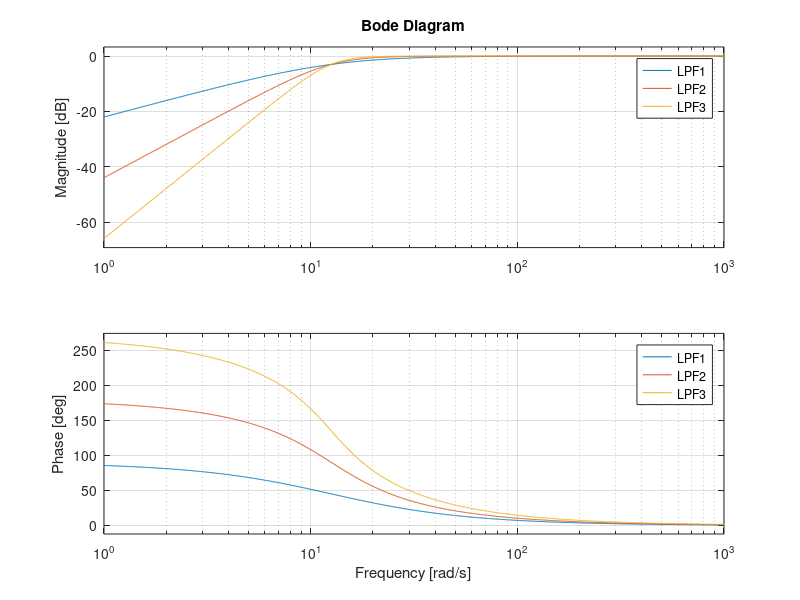
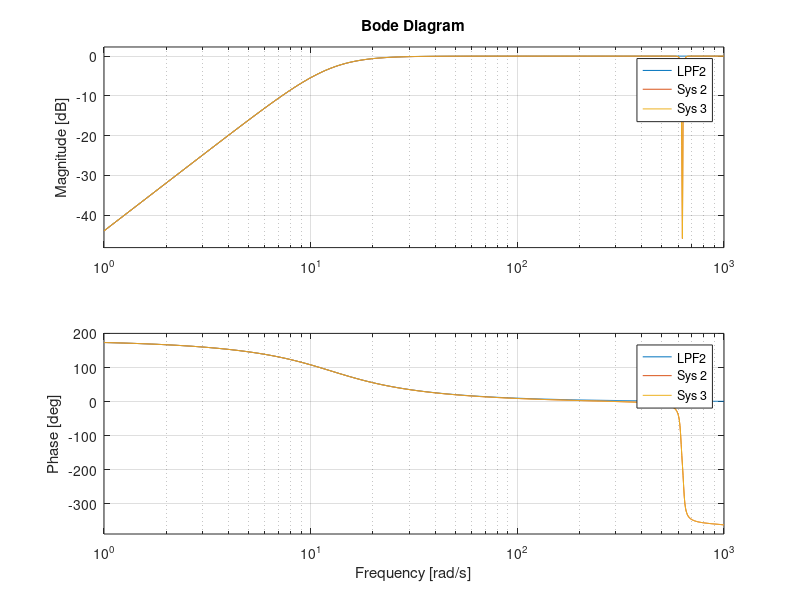

Source code (MATLAB) for these figures, in order:
close all;
clear;
clc;

% 実験データ相当
K = 10;
wn = 10;
zeta = 0.02;
sysc = tf([K*wn^2],[1,2*zeta*wn,wn^2])*tf([1],[0.3,1]);
sysc2 = tf([-K*wn^2],[1,2*zeta*wn,wn^2])*tf([1],[0.1,1]);

% HPFのカットオフ周波数
fc = 2;
wc = fc*2*pi;

% 1次のHPF
[LPF1_num,LPF1_den] = butter(1,wc,"high",'s');
LPF1 = tf(LPF1_num,LPF1_den);
% 2次のHPF
[LPF2_num,LPF2_den] = butter(2,wc,"high",'s');
LPF2 = tf(LPF2_num,LPF2_den);
% 3次のHPF
[LPF3_num,LPF3_den] = butter(3,wc,"high",'s');
LPF3 = tf(LPF3_num,LPF3_den);

% 2次のHPFの実装用
Ts = 0.01;
A = sqrt(2)*wc;
B = wc^2;

% 周波数特性の確認
figure;
bode(LPF1,LPF2,LPF3);

figure;
bode(LPF2,c2d(LPF2,Ts,"foh"),c2d(LPF2,Ts,"tustin"));

% sim("model.slx");
% writematrix(data,"data.xlsx");